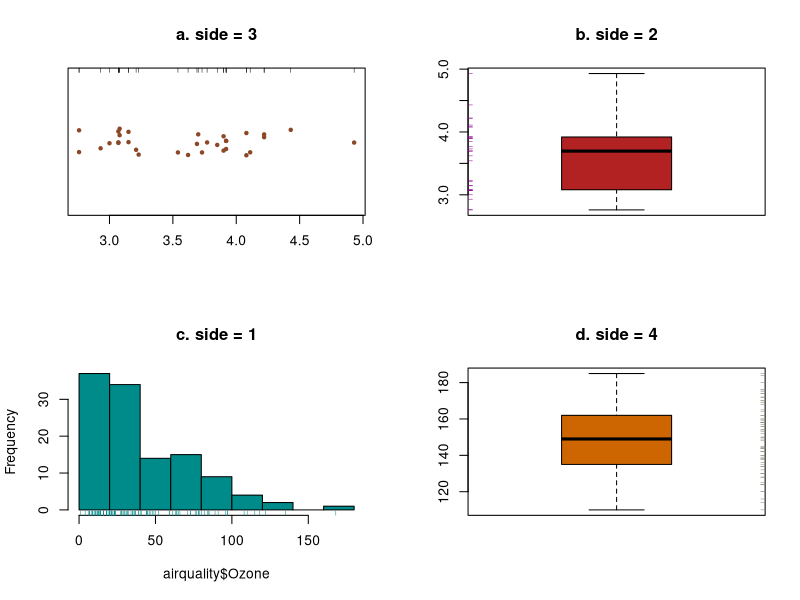

Write R code to recreate this figure.
# Script for Figure 11-1
library(multcomp)
par(mfrow = c(2,2))
stripchart(mtcars$drat,
  main="a. side = 3", method = "jitter",
  pch = 20, col = "sienna4")
rug(mtcars$drat, side = 3)

boxplot(mtcars$drat, main = "b. side = 2",
  col = "firebrick")
rug(mtcars$drat, col = "darkmagenta", side = 2)

hist(airquality$Ozone, main = "c. side = 1", col = "cyan4")
rug(airquality$Ozone, col = "cyan4")

boxplot(sbp$sbp,
  main = "d. side = 4", col = "darkorange3")
rug(sbp$sbp, side = 4, col = "cornsilk4")
